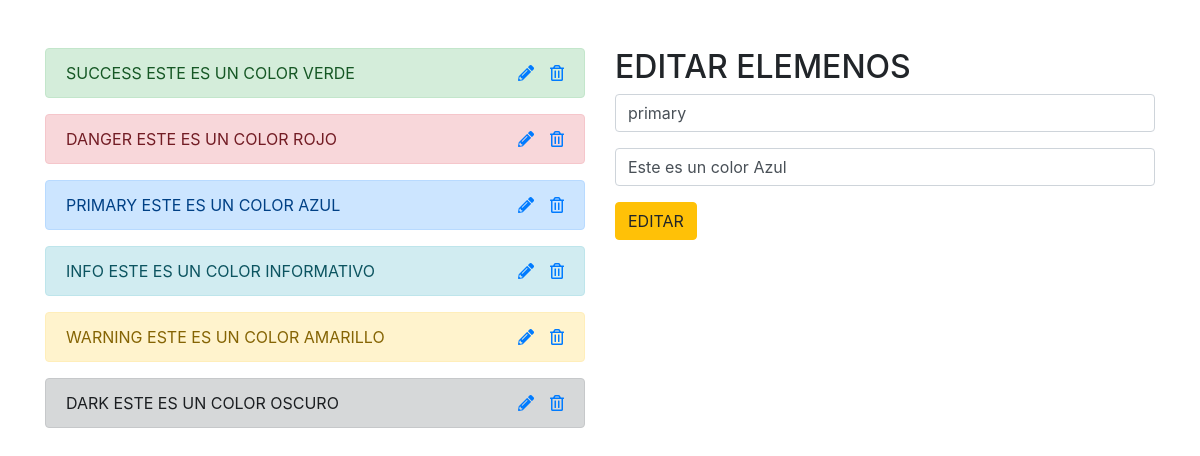
The page /index.php?id=3 on the database its author committed.
### tables this page shows
CREATE TABLE `colores` (
  `id` int(11) NOT NULL,
  `color` varchar(255) NOT NULL,
  `descripcion` varchar(255) NOT NULL
);

### index.php (the view, shortened to what this page needs)
<?php
include_once 'conexion.php';
$sql_leer = 'SELECT * FROM colores';
$gsent = $pdo->prepare($sql_leer);
$gsent ->execute();
$resultado = $gsent->fetchAll();
if($_GET){
    $id = $_GET['id'];
    $sql_unico = 'SELECT * FROM colores WHERE id=?';
    $gsent_unico = $pdo->prepare($sql_unico);
    $gsent_unico->execute(Array($id));
    $resultado_unico =$gsent_unico->fetch();
}
?>
<!doctype html>
<html lang="en">
<head>
    <link rel="stylesheet" href="https://stackpath.bootstrapcdn.com/bootstrap/4.1.3/css/bootstrap.min.css"
>
    <link rel="stylesheet" href="https://use.fontawesome.com/releases/v5.5.0/css/all.css">
</head>
<body>
    <div class="container mt-5">
        <div class="row">
            <div class="col-md-6">
                <?php foreach($resultado as  $dato):  ?>
                    <div class="alert alert-<?php echo $dato['color'] ?> text-uppercase" role="alert">
                        <?php echo $dato['color'] ?>
                        <?php echo $dato['descripcion'] ?>
                        <a href="eliminar.php?id=<?php echo $dato['id'] ?>" class="float-right ml-3">
                            <i class="far fa-trash-alt"></i>
                        </a>
                        <a href="index.php?id=<?php echo $dato['id'] ?>" class="float-right">
                            <i class="fas fa-pencil-alt"></i>
                        </a>
                    </div>
                <?php endforeach ?>
            </div>
            <?php if($_GET): ?>
                <div class="col-md-6">
                    <h2>EDITAR ELEMENOS</h2>
                    <form method="GET" action="editar.php">
                        <input type="text" class="form-control" name="color" value="<?php echo $resultado_unico['color']?>" >
                        <input type="text" class="form-control mt-3" name="descripcion" value="<?php echo $resultado_unico['descripcion']?>" >
                        <button class="btn btn-warning mt-3">EDITAR</button>
                    </form>
                </div>
            <?php endif ?>
        </div>
    </div>
</body>
</html>

### rows shown on the page
colores: color "SUCCESS", descripcion "ESTE ES UN COLOR VERDE"
colores: color "DANGER", descripcion "ESTE ES UN COLOR ROJO"
colores: color "PRIMARY", descripcion "ESTE ES UN COLOR AZUL", color "primary", descripcion "Este es un color Azul"
colores: color "INFO", descripcion "ESTE ES UN COLOR INFORMATIVO"
colores: color "WARNING", descripcion "ESTE ES UN COLOR AMARILLO"
colores: color "DARK", descripcion "ESTE ES UN COLOR OSCURO"
